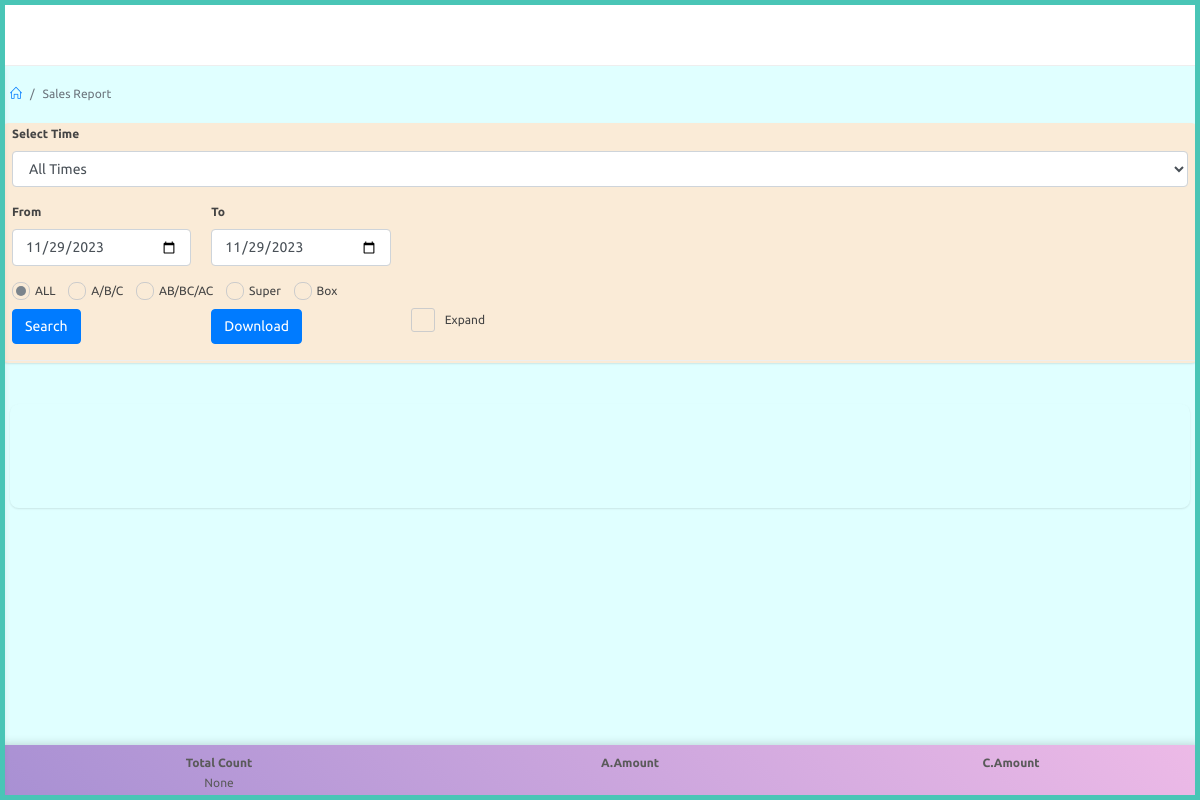
The app's page /dealer/sales-report (signed in), older data.
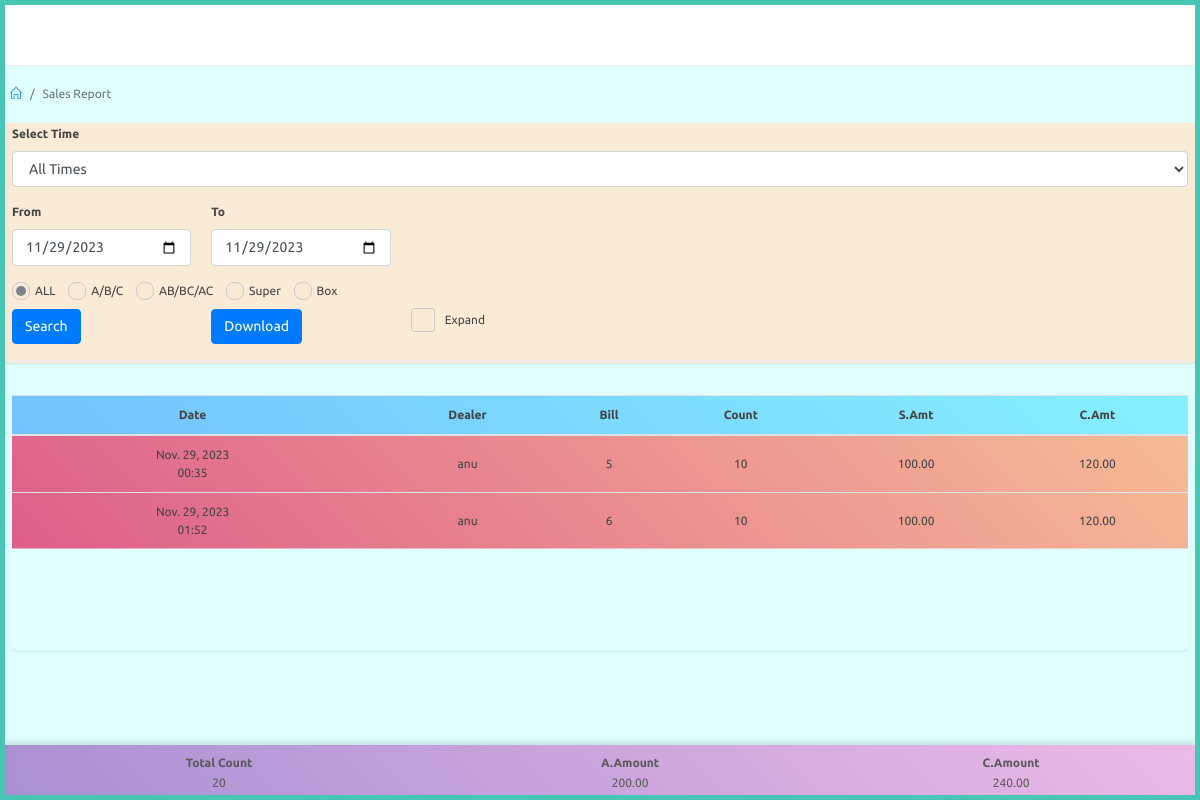
The same page, newer data.
### agent/models.py (models this page shows, shortened)
class Bill(models.Model):
    user = models.ForeignKey(User, on_delete=models.CASCADE)
    time_id = models.ForeignKey(PlayTime,on_delete=models.CASCADE,null=True)
    date = models.DateField()
    agent_games = models.ManyToManyField(AgentGame)
    dealer_games = models.ManyToManyField(DealerGame)
    total_c_amount = models.DecimalField(max_digits=10, decimal_places=2)
    total_d_amount = models.DecimalField(max_digits=10, decimal_places=2)
    total_count = models.DecimalField(max_digits=10, decimal_places=0)
    win_amount = models.DecimalField(max_digits=10,decimal_places=2,default=0)
    total_c_amount_admin = models.DecimalField(max_digits=10, decimal_places=2,default=0)
    total_d_amount_admin = models.DecimalField(max_digits=10, decimal_places=2,default=0)
    win_amount_admin = models.DecimalField(max_digits=10,decimal_places=2,default=0)
    created_at = models.DateTimeField(default=timezone.now)

### website/models.py (models this page shows)
class User(AbstractUser):
    is_agent = models.BooleanField("is agent", default=False)
    is_dealer = models.BooleanField("is dealer", default=False)

### dealer/views.py (the view)
# urls.py: path('sales-report',views.sales_report,name="sales_report"),
@dealer_required
@login_required
def sales_report(request):
    print("Daily report function")
    dealer_bills={}
    totals={}
    select_time={}
    dealer_games={}
    dealer_obj = Dealer.objects.get(user=request.user)
    print(dealer_obj)
    times = PlayTime.objects.filter().all().order_by('id')
    ist = pytz.timezone('Asia/Kolkata')
    current_date = timezone.now().astimezone(ist).date()
    print(current_date)
    if request.method == 'POST':
        select_time = request.POST.get('select-time')
        lsk = request.POST.get('select-lsk')
        from_date = request.POST.get('from-date')
        to_date = request.POST.get('to-date')
        try:
            selected_game_time = PlayTime.objects.get(id=select_time)
        except:
            selected_game_time = 'all times'
        lsk_value = []
        dealer_bills = []
        totals = []
        if lsk == 'a_b_c':
            lsk_value = ['A','B','C']
        elif lsk == 'ab_bc_ac':
            lsk_value = ['AB','BC','AC']
        elif lsk == 'super':
            lsk_value = ['Super']
        elif lsk == 'box':
            lsk_value = ['Box']
        else:
            lsk_value == ['all']
        print(lsk_value,"##################")
        if select_time != 'all':
            if lsk != 'all':
                dealer_games = DealerGame.objects.filter(date__range=[from_date, to_date],dealer=dealer_obj,time=select_time,LSK__in=lsk_value).order_by('id')
                dealer_bills = Bill.objects.filter(date__range=[from_date, to_date],user=dealer_obj.user.id,dealer_games__LSK__in=lsk_value).distinct()
                totals = DealerGame.objects.filter(date__range=[from_date, to_date],dealer=dealer_obj,LSK__in=lsk_value,time=select_time).aggregate(total_count=Sum('count'),total_c_amount=Sum('c_amount'),total_d_amount=Sum('d_amount'))
                for bill in dealer_bills:
                    for game in bill.dealer_games.filter(LSK__in=lsk_value):
                        print("Game Count of",bill.id," is" , game.count)
                        print("Game D Amount of",bill.id," is" , game.d_amount)
                        print("Game C Amount of",bill.id," is" , game.c_amount)
                    bill.total_count = bill.dealer_games.filter(LSK__in=lsk_value).aggregate(total_count=Sum('count'))['total_count']
                    bill.total_d_amount = bill.dealer_games.filter(LSK__in=lsk_value).aggregate(total_d_amount=Sum('d_amount'))['total_d_amount']
                    bill.total_c_amount = bill.dealer_games.filter(LSK__in=lsk_value).aggregate(total_c_amount=Sum('c_amount'))['total_c_amount']
            else:
                dealer_games = DealerGame.objects.filter(date__range=[from_date, to_date],dealer=dealer_obj,time=select_time).order_by('id')
                dealer_bills = Bill.objects.filter(date__range=[from_date, to_date],user=dealer_obj.user.id,time_id=select_time).distinct()
                totals = DealerGame.objects.filter(date__range=[from_date, to_date],dealer=dealer_obj,time=select_time).aggregate(total_count=Sum('count'),total_c_amount=Sum('c_amount'),total_d_amount=Sum('d_amount'))
        else:
            if lsk != 'all':
                dealer_games = DealerGame.objects.filter(date__range=[from_date, to_date],dealer=dealer_obj,LSK__in=lsk_value).order_by('id')
                dealer_bills = Bill.objects.filter(date__range=[from_date, to_date],user=dealer_obj.user.id,dealer_games__LSK__in=lsk_value).distinct()
                totals = DealerGame.objects.filter(date__range=[from_date, to_date],dealer=dealer_obj,LSK__in=lsk_value).aggregate(total_count=Sum('count'),total_c_amount=Sum('c_amount'),total_d_amount=Sum('d_amount'))
                for bill in dealer_bills:
                    for game in bill.dealer_games.filter(LSK__in=lsk_value):
                        print("Game Count of",bill.id," is" , game.count)
                        print("Game D Amount of",bill.id," is" , game.d_amount)
                        print("Game C Amount of",bill.id," is" , game.c_amount)
                    bill.total_count = bill.dealer_games.filter(LSK__in=lsk_value).aggregate(total_count=Sum('count'))['total_count']
                    bill.total_d_amount = bill.dealer_games.filter(LSK__in=lsk_value).aggregate(total_d_amount=Sum('d_amount'))['total_d_amount']
                    bill.total_c_amount = bill.dealer_games.filter(LSK__in=lsk_value).aggregate(total_c_amount=Sum('c_amount'))['total_c_amount']
            else:
                dealer_games = DealerGame.objects.filter(date__range=[from_date, to_date],dealer=dealer_obj).order_by('id')
                dealer_bills = Bill.objects.filter(date__range=[from_date, to_date],user=dealer_obj.user.id).distinct()
                totals = DealerGame.objects.filter(date__range=[from_date, to_date],dealer=dealer_obj).aggregate(total_count=Sum('count'),total_c_amount=Sum('c_amount'),total_d_amount=Sum('d_amount'))
        context = {
            'times': times,
            'dealer_bills' : dealer_bills,
            'dealer_games' : dealer_games,
            'totals' : totals,
            'selected_time' : select_time,
            'selected_from' : from_date,
            'selected_to' : to_date,
            'selected_lsk' : lsk,
            'selected_game_time' : selected_game_time,
        }
    else:
        dealer_games = DealerGame.objects.filter(date=current_date,dealer=dealer_obj).all().order_by('id')
        dealer_bills = Bill.objects.filter(date=current_date,user=dealer_obj.user.id).all()
        totals = DealerGame.objects.filter(date=current_date,dealer=dealer_obj).aggregate(total_count=Sum('count'),total_c_amount=Sum('c_amount'),total_d_amount=Sum('d_amount'))
        select_time = 'all'
        context = {
            'times': times,
            'dealer_bills' : dealer_bills,
            'dealer_games' : dealer_games,
            'totals' : totals,
            'selected_time' : select_time,
            'dealer_games' : dealer_games
        }
    return render(request,'dealer/sales_report.html',context)

### website/models.py (called while the page is built)
    def __str__(self):
        return str(self.user)

### templates/dealer/sales_report.html (shortened to what the changed rows need)
{% extends 'dealer/partials/base.html' %}
{% load static %}
{% block content %}
<div id="main-content">
    <div class="container-fluid">
        <div class="container-fluid" style="padding-left: 0px;padding-right: 0px;">
            <div class="row clearfix" style="padding-left: 0px;padding-right: 0px;">
                <div class="col-lg-12">
                    <div class="card" style="padding-left: 0px;padding-right: 0px;background-color: lightcyan;">
                        <div class="body">
                            <div class="table-responsive">
                                <table class="table m-b-0  ">
                                    {% if dealer_bills %}
                                    <thead class="l-blue">
                                        <tr>
                                            <th>Date</th>
                                            <th>Dealer</th>
                                            <th>Bill</th>
                                            <th>Count</th>
                                            <th>S.Amt</th>
                                            <th>C.Amt</th>
                                        </tr>
                                    </thead>
                                    <tbody class="l-blush">
                                        {% for bill in dealer_bills %}
                                            <tr>
                                                <td>{{ bill.created_at|date:"N j, Y" }}<br>{{ bill.created_at|time:"H:i" }}</td>
                                                <td>{{ bill.user }}</td>
                                                <td>{{ bill.id }}</td>
                                                <td>{{ bill.total_count }}</td>
                                                <td>{{ bill.total_d_amount|floatformat:2 }}</td>
                                                <td>{{ bill.total_c_amount|floatformat:2 }}</td>
                                            </tr>
                                            {% endfor %}
                                    </tbody>
                                    {% endif %}
                                </table>
                            </div>
                            <div  style="padding-top: 50px;"></div>
                            <div class="text-right" style="padding-top: 50px;">
                            </div>
                        </div>
                        </div>
                        </div>
                    </div>
                </div>
            </div>
        </div>
    </div>
    <nav class="navbar-bottom l-parpl" id="btotal">
        <table>
            <thead>
                <tr>
                     <th class="th">Total Count</th>
                     <th class="th">A.Amount</th>
                     <th class="th">C.Amount</th>
                </tr>
            </thead>
            <tbody>
                <tr>
                    <td class="td">{{totals.total_count}}</td>
                    <td class="td">{{totals.total_d_amount|floatformat:2 }}</td>
                    <td class="td">{{totals.total_c_amount|floatformat:2 }}</td>
                </tr>
            </tbody>
        </table>
</nav>
    {% endblock %}

Row changes from the older to the newer data that the page shows:
added Bill: created_at "Nov. 29, 2023", created_at "00:35", user "anu", id "5", total_count "10", total_d_amount "100.00", total_c_amount "120.00"
added Bill: created_at "Nov. 29, 2023", created_at "01:52", user "anu", id "6", total_count "10", total_d_amount "100.00", total_c_amount "120.00"
Text that changed along with them:
{{ totals.total_count }}: "None" → "20"
{{ totals.total_d_amount|floatformat:2 }}: (not shown) → "200.00"
{{ totals.total_c_amount|floatformat:2 }}: (not shown) → "240.00"
text now shown: "Date Dealer Bill Count S.Amt C.Amt"
